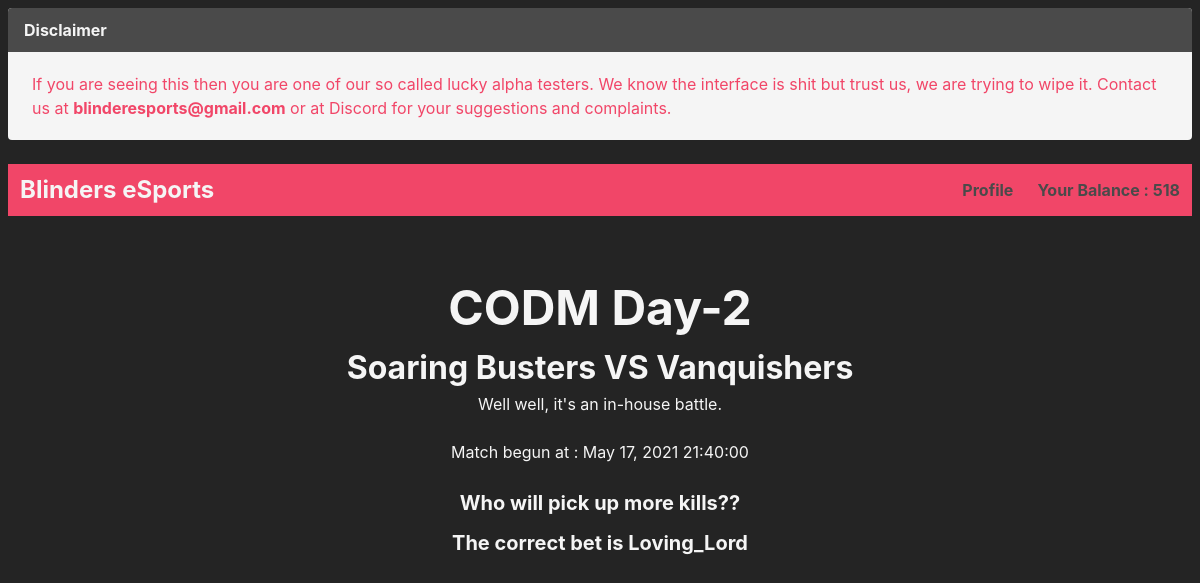
The page /detail/previous/cod002/ (signed in) on the database its author committed.
### books/models.py (models this page shows, shortened)
class Point(models.Model):
    user_current = models.OneToOneField(User, related_name='user_current', on_delete=models.CASCADE, null=True)
    points = models.IntegerField(default=250)
    pointLog = models.TextField(blank=True)
    xp_points = models.IntegerField(default=0)
    xp_level = models.IntegerField(default=0)

class Match(models.Model):
    STATUS_CHOICES = (
        ("Upcoming", 'Upcoming'),
        ("Completed", 'Completed'),
        ("Rewarded", 'Rewarded'),
    )
    match = models.TextField()
    slug = models.SlugField(unique=True)
    datetime = models.DateTimeField()
    description = models.TextField(blank=True)
    image_URL = models.CharField(max_length=200)
    video_URL = models.CharField(max_length=300, blank=True)
    status = models.CharField(max_length=100, choices=STATUS_CHOICES, default="Upcoming")
    active = models.BooleanField(default=True)
    teamOne = models.ForeignKey(to="teams.Team", on_delete=models.CASCADE, related_name="Team_One")
    teamTwo = models.ForeignKey(to="teams.Team", on_delete=models.CASCADE, related_name="Team_Two")

class BetOption(models.Model):
    match = models.OneToOneField(to="books.Match", on_delete=models.CASCADE, related_name='bet_for_match', null=True)
    bet_one = models.CharField(max_length=300)
    bet_one_option_one = models.CharField(max_length=100)
    bet_one_option_one_odds = models.FloatField(default=1.0)
    bet_one_option_two = models.CharField(max_length=100)
    bet_one_option_two_odds = models.FloatField(default=1.0)
    bet_one_winner = models.CharField(max_length=100, blank=True)

### teams/models.py (models this page shows, shortened)
class Team(models.Model):
    name = models.CharField(max_length=300)
    index1 = models.IntegerField(primary_key=True, unique=True, default=0)
    logo_URL = models.CharField(max_length=400)
    description = models.TextField(blank=True)
    members = models.TextField(blank=True)
    matches_played = models.IntegerField(default=0)
    wins = models.IntegerField(default=0)
    def __str__(self):
        return self.name

### books/views.py (the view)
# urls.py: url('detail/previous/(?P<slug>[\w-]+)/$', books_view.details_previous, name="detail_previous"),
@login_required(login_url="/login/")
def details_previous(request, slug):
     point = Point.objects.get(user_current=request.user)
     teambets = Match.objects.get(slug=slug)
     option = BetOption.objects.get(match=teambets.id)
     return render(request, 'detailsTwo.html', {'teambets' : teambets, 'point' : point , 'option' : option })

### books/templates/detailsTwo.html (shortened to what this page needs)
<html lang="en">
<head>
    <link rel="stylesheet" href="https://cdn.jsdelivr.net/npm/bulma@0.9.2/css/bulma.min.css">
</head>
<body class="px-2 py-2 has-background-black-ter">
<article class="message">
  <div class="message-header has-text-white-ter">
    <p>Disclaimer</p>
  </div>
  <div class="message-body has-text-danger">
    If you are seeing this then you are one of our so called lucky alpha testers. We know the interface is shit but trust us, we are trying to wipe it. Contact us at <strong>blinderesports@gmail.com</strong> or at Discord for your suggestions and complaints.
  </div>
</article>
    <nav class="navbar has-background-danger">
        <div class="navbar-brand is-primary">
            <a href="/home/" class="navbar-item has-text-message">
                <h1 class="is-size-4 has-text-weight-bold has-text-white-ter">Blinders eSports</h1>
            </a>
        </div>
        <div class="navbar-menu" id="nav-links">
          <div class="navbar-end">
        {% if user.is_authenticated %}
            <a href="/profile/" class="navbar-item has-text-weight-bold">Profile</a>
        {% else %}
            <a href="/login/" class="navbar-item has-text-weight-bold">Login</a>
        {% endif %}
        {% if user.is_authenticated %}
            <a class="navbar-item has-text-weight-bold">Your Balance : {{point.points}}</a>
        {% endif %}
          </div>
        </div>
  </nav>
<div class="section">
  <div class="container px-2 py-2">
    <form action="" method="POST">
        <h1 class="is-size-1 has-text-centered has-text-weight-bold has-text-white-ter">
            {{teambets.match | linebreaks }}
        </h1>
        <h1 class="is-size-3 has-text-centered has-text-white-ter has-text-weight-bold">
          {{teambets.teamOne}} VS {{teambets.teamTwo}}
        </h1>
        <h1 class="is-size-5is-italic has-text-centered has-text-white-ter">
          {{teambets.description | linebreaks }}
        </h1><br>
        <h3 class="subtitle-is-6 has-text-centered has-text-white-ter">
          Match begun at : <span class="subtitle-is-6" id="event-box">{{teambets.datetime | date:"M d, Y H:i:s"}}</span>
        </h3>
        <br>
      <div class="container has-text-centered has-text-white-ter">
        <div class="control">
          <span class="label has-text-white-ter is-size-5">{{option.bet_one | linebreaks }}</span>
          <span class="label has-text-white-ter is-size-5">The correct bet is {{option.bet_one_winner}}</span>
        </div>
      </div>
      <br>
    </form>
  </div>
  </div>
</body>
</html>

### rows shown on the page
Point: points "518"
Match: match "CODM Day-2", teamOne "Soaring Busters", teamTwo "Vanquishers", description "Well well, it's an in-house battle.", datetime "May 17, 2021 21:40:00"
BetOption: bet_one "Who will pick up more kills??", bet_one_winner "Loving_Lord"
